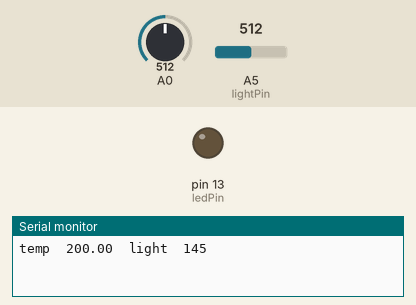
This sketch was run on a simulated Arduino Uno, built with avr-gcc and run on an emulated ATmega328P. Parts: output pins drawn as LEDs (lit = HIGH), the last lines printed to the serial monitor. The test bench sets the inputs (shaded band); at power-on: A0 = 512, A5 (lightPin) = 512.

Above: at 1.6 s.
At 6.25 s:
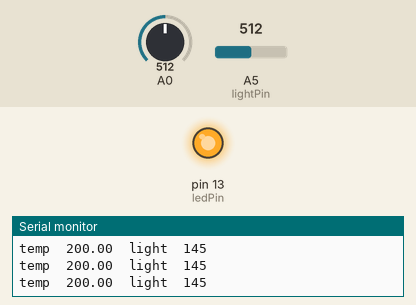
Timing chart, 0 to 7.1 s (numbered marks = the images above):
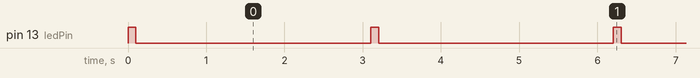

Measured:
- by itself, pin 13 (ledPin): alternates HIGH for 0.10 s and LOW for 3.0 s

The sketch:

sensors.pde
```cpp
//TMP36 Pin Variables
//the analog pin the TMP36′s Vout (sense) pin is connected to
//the resolution is 10 mV / degree centigrade
//(500 mV offset) to make negative temperatures an option
int temperaturePin = 0;

//the analog pin the photoresistor is
//connected to the photoresistor is not calibrated to any units so
//this is simply a raw sensor value (relative light)
int lightPin = 5;

int ledPin = 13;

/*
 * setup() – this function runs once when you turn your Arduino on
 * We initialize the serial connection with the computer
 */
void setup()
{
  pinMode(ledPin, OUTPUT);
  Serial.begin(9600);
}

void loop()
{
  ledOn();

  float temperature = getTemperature();
  int lightLevel = getLightLevel();

  Serial.print("temp\t");
  Serial.print(temperature);
  Serial.print("\t");
  Serial.print("light\t");
  Serial.println(lightLevel);

  delay(100);
  ledOff();
  delay(3000);
}

void ledOn(){
  digitalWrite(ledPin, HIGH);
}

void ledOff(){
  digitalWrite(ledPin, LOW);
}

int getLightLevel(){
  int lightLevel = analogRead(lightPin);
  //adjust the value 0 to 900 to span 0 to 255
  lightLevel = map(lightLevel, 0, 900, 0, 255);
  //make sure the value is between 0 and 255
  lightLevel = constrain(lightLevel, 0, 255);
  return lightLevel;
}

float getTemperature(){
  float temperature = 0;
  temperature = getVoltage(temperaturePin);
  temperature = (temperature - 0.5) * 100;
  return temperature;
}

/*
* getVoltage() – returns the voltage on the analog input defined by pin
*/
float getVoltage(int pin){
  //converting from a 0 to 1023 digital range
  // to 0 to 5 volts (each 1 reading equals ~ 5 millivolts
  return (analogRead(pin) * .004882814);
}
```
